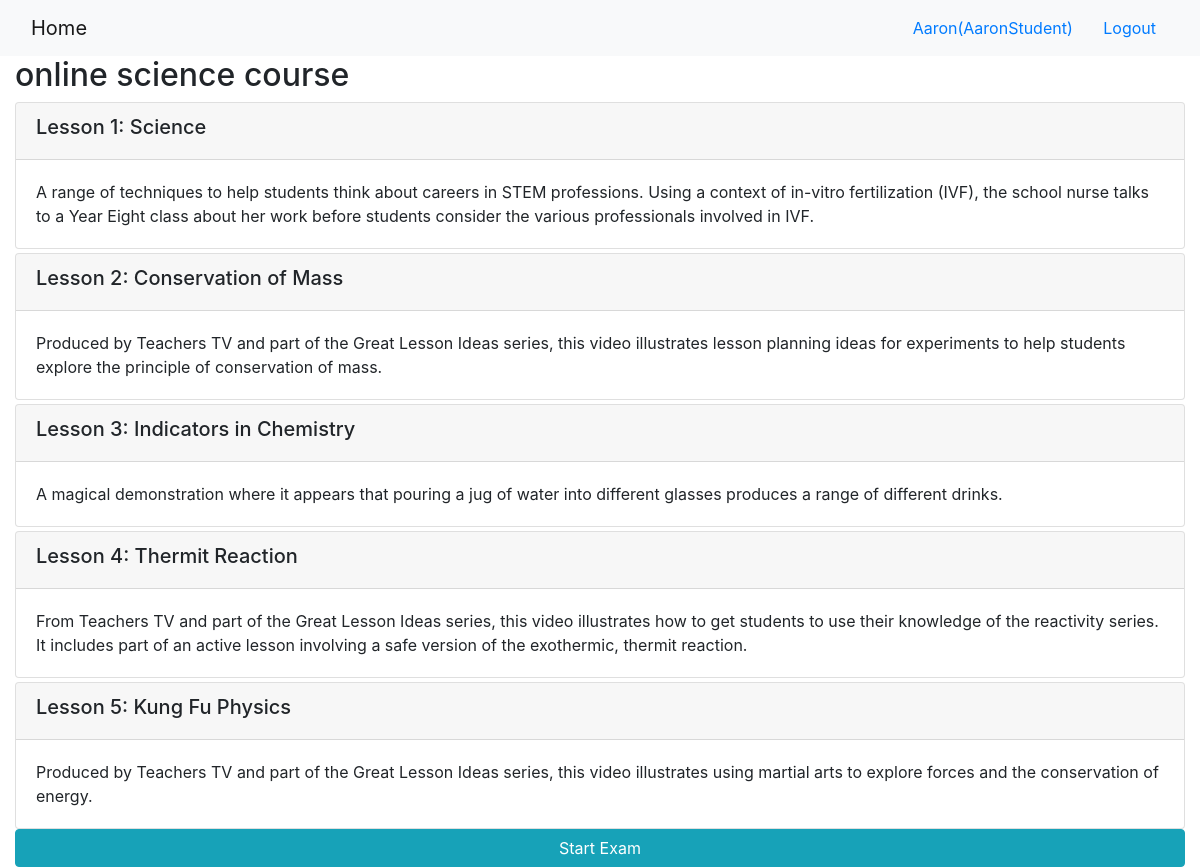
Screenshot of /onlinecourse/1/ (signed in) with the database file from the repository.
### onlinecourse/models.py (models this page shows, shortened)
class Course(models.Model):
    name = models.CharField(null=False, max_length=30, default='online course')
    image = models.ImageField(upload_to='course_images/')
    description = models.CharField(max_length=1000)
    pub_date = models.DateField(null=True)
    instructors = models.ManyToManyField(Instructor)
    users = models.ManyToManyField(settings.AUTH_USER_MODEL, through='Enrollment')
    total_enrollment = models.IntegerField(default=0)
    is_enrolled = False

class Lesson(models.Model):
    title = models.CharField(max_length=200, default="title")
    order = models.IntegerField(default=0)
    course = models.ForeignKey(Course, on_delete=models.CASCADE)
    content = models.TextField()

### onlinecourse/views.py (the view)
# urls.py: path('<int:pk>/', views.CourseDetailView.as_view(), name='course_details'),
class CourseDetailView(generic.DetailView):
    model = Course
    template_name = 'onlinecourse/course_detail_bootstrap.html'

### onlinecourse/templates/onlinecourse/course_detail_bootstrap.html (shortened to what this page needs)
<!DOCTYPE html>
<html lang="en">
<head>
     {% load static %}
    <link rel="stylesheet" href="https://maxcdn.bootstrapcdn.com/bootstrap/4.5.2/css/bootstrap.min.css">
</head>
<body>
    <nav class="navbar navbar-light bg-light">
        <div class="container-fluid">
            <div class="navbar-header">
                  <a class="navbar-brand" href="{% url 'onlinecourse:index' %}">Home</a>
            </div>
            <ul class="nav navbar-nav navbar-right">
                {% if user.is_authenticated %}
                <li>
                    <a class="btn btn-link" href="#">{{ user.first_name }}({{ user.username }})</a>
                    <a class="btn btn-link" href="{% url 'onlinecourse:logout' %}">Logout</a>
                </li>
                {% endif %}
            </ul>
        </div>
    </nav>
    <div class="container-fluid">
            <h2>{{ course.name }}</h2>
            <div class="card-columns-vertical">
                {% for lesson in course.lesson_set.all %}
                    <div class="card mt-1">
                        <div class="card-header"><h5>Lesson {{lesson.order|add:1}}: {{lesson.title}}</h5></div>
                        <div class="card-body">{{lesson.content}}</div>
                    </div>
                {% endfor %}
            </div>
            <button type="button" class="btn btn-info btn-block" data-toggle="collapse" data-target="#exam">Start Exam</button>
    </div>
</body>
</html>

### rows the page displays
Course: name "online science course"
Lesson: order|add "1", title "Science", content "A range of techniques to help students think about careers in STEM professions. Using a context of in-vitro fertilization (IVF), the school nurse talks to a Year Eight class about her work before students consider the various professionals involved in IVF."
Lesson: order|add "2", title "Conservation of Mass", content "Produced by Teachers TV and part of the Great Lesson Ideas series, this video illustrates lesson planning ideas for experiments to help students explore the principle of conservation of mass."
Lesson: order|add "3", title "Indicators in Chemistry", content "A magical demonstration where it appears that pouring a jug of water into different glasses produces a range of different drinks."
Lesson: order|add "4", title "Thermit Reaction", content "From Teachers TV and part of the Great Lesson Ideas series, this video illustrates how to get students to use their knowledge of the reactivity series. It includes part of an active lesson involving a safe version of the exothermic, thermit reaction."
Lesson: order|add "5", title "Kung Fu Physics", content "Produced by Teachers TV and part of the Great Lesson Ideas series, this video illustrates using martial arts to explore forces and the conservation of energy."

### other values shown
{{ user.first_name }} "Aaron"
{{ user.username }} "AaronStudent"
